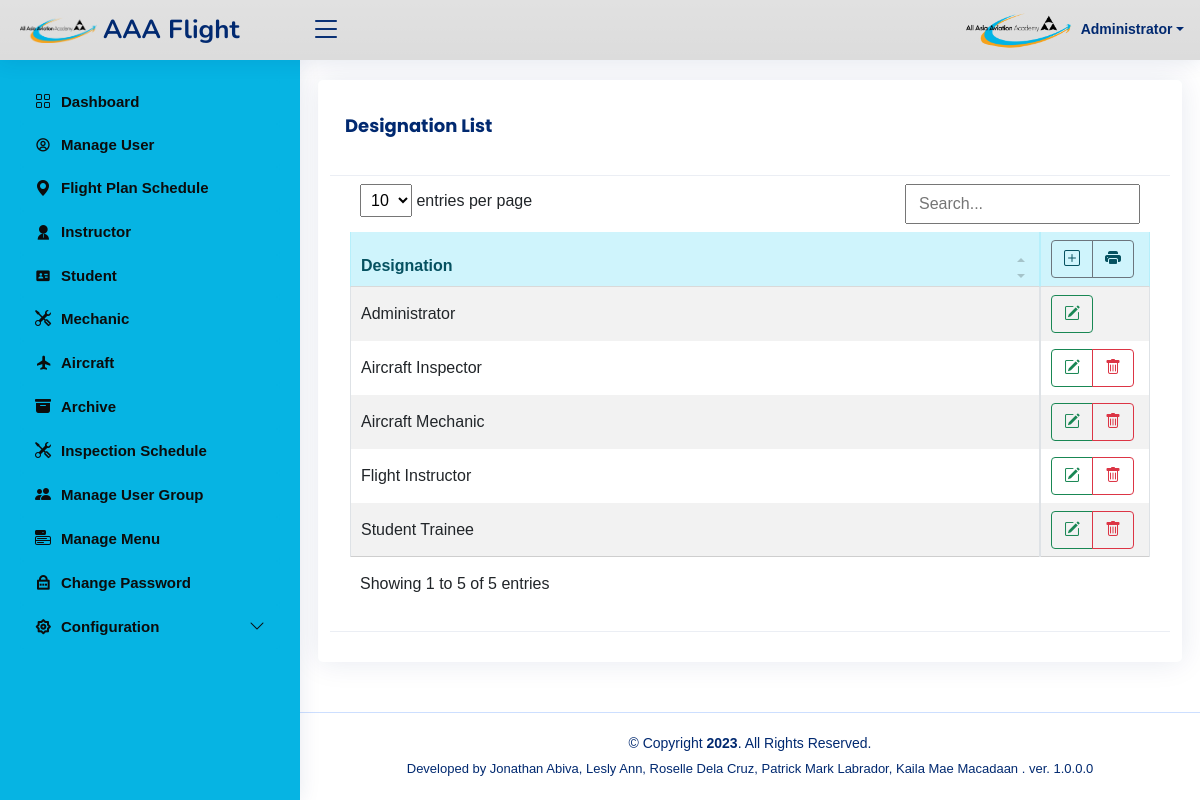
The app's page /aaaflight/designation/designation_list.php (signed in) with its own data.
### tables this page shows
CREATE TABLE IF NOT EXISTS `user_menu` (
  `id` int NOT NULL AUTO_INCREMENT,
  `parent_id` char(5) DEFAULT NULL,
  `name` varchar(75) DEFAULT NULL,
  `href` varchar(100) DEFAULT NULL,
  `icon` varchar(100) DEFAULT NULL,
  `breadcrumbs` varchar(200) DEFAULT NULL,
  `status` varchar(10) DEFAULT NULL,
  `type` char(10) DEFAULT NULL,
  `description` varchar(100) DEFAULT NULL,
  `order` smallint DEFAULT '9999',
  PRIMARY KEY (`id`),
  KEY `id` (`id`)
);

CREATE TABLE IF NOT EXISTS `designation` (
  `designation` varchar(50) NOT NULL DEFAULT '',
  PRIMARY KEY (`designation`) USING BTREE
);

### aaaflight/connections/pdoconnect.php (called while the page is built, shortened)
<?php
		$app_title="AAA Flight";
		class DatabaseConnect{
			private $dbh;
			private $stmt;
			public function __construct(){
				$this->host      = $_ENV['host'];
				$this->user      = $_ENV['user'];
				$this->pass      = $_ENV['pass'];
				$this->dbname    = $_ENV['dbname'];
				$this->port      = $_ENV['port'];
					$dsn = 'mysql:host='.$this->host.';dbname='.$this->dbname.';port='.$this->port.';charset=utf8';
					$options = array(
						PDO::ATTR_PERSISTENT    => true,
						PDO::ATTR_ERRMODE       => PDO::ERRMODE_EXCEPTION
					);
					try{
						$this->dbh = new PDO($dsn, $this->user, $this->pass, $options);
					}
					catch(PDOException $e){
						echo '<span style="color:red;">Cannot connect to your database server or the system is temporarily down.</span>';
					}
				}
			public function query($query){
					$this->stmt = $this->dbh->prepare($query);
				}
			public function execute(){
					return $this->stmt->execute();
				}
			public function bind($param, $value, $type = null){
				if (is_null($type)) {
					switch (true) {
						case is_int($value):
							$type = PDO::PARAM_INT;
							break;
						default:
							$type = PDO::PARAM_STR;
					}
				}
				$this->stmt->bindValue($param, $value, $type);
				}
			public function rowset(){
					$this->execute();
					return $this->stmt->fetchAll(PDO::FETCH_ASSOC);
				}
			public function rowsingle(){
					$this->execute();
					return $this->stmt->fetch(PDO::FETCH_ASSOC);
				}
			public function rowcount(){
					return $this->stmt->rowCount();
				}
			public function close(){
				 try{
					$this->dbh=null;
				}  catch(PDOException $e){
						echo 'Cannot close your database connection.';
					}
				}
		}
class php_util{
	public function found_group($group,$menu_id){
	$sql_string="select r.id from `user_restriction` as `r`  where r.`group`=? and r.menu_id=?";
		$temp_db=new DatabaseConnect();
		$temp_db->query($sql_string);
		$temp_db->bind(1,$group);
		$temp_db->bind(2,$menu_id);
  		$temp_rs=$temp_db->rowsingle();
  		$found=$temp_db->rowcount();
  		if ($found>0)
  			{return 1;}
  		else
  			{return 0;}
	}
	public function get_designation_restriction($designation){
		$sql_string="select * from user WHERE designation=?";
			$temp_db=new DatabaseConnect();
			$temp_db->query($sql_string);
			$temp_db->bind(1,$designation);
			  $temp_rs=$temp_db->rowsingle();
			  $found=$temp_db->rowcount();
			  if ($found>0)
				  {	return 0;}
			  else
				  {return 1;}
		}
}

### aaaflight/admin/grant_checker.php (called while the page is built, shortened)
<?php
$phu=new php_util();
?>

### aaaflight/designation/designation_list.php (the view, shortened to what this page needs)
<?php require_once('../connections/pdoconnect.php'); ?>
<?php
$db=new DatabaseConnect();
$query_rs = "select * FROM `designation` order by `designation`";
$db->query($query_rs);
$rs=$db->rowset();
?>
<!DOCTYPE html>
<html lang="en">
<head>
</head>
<?php require_once('../template/phplink.php'); ?>
<body >
<?php require_once('../template/header.php'); ?>
<div class="card">
<div class="card-header"><h5 class="card-title"><strong><?php echo htmlentities($_SESSION['title']); ?></strong></h5></div>
            <div class="card-body">
<table id="tablelist" class="table table-striped table-hover table-responsive table-bordered" >
    <thead>
        <tr class="alert-info">
            <th>Designation</th>
               <th data-sortable="false"  width="110px">
                <div class="btn-group" role="group" align="center">
                    <a href="designation_new.php" class="btn btn-outline-secondary" data-toogle="tooltip" data-placement="bottom" title="New"><span class="bi-plus-square"></span> </a>
                    <a type="button" class="btn btn-outline-secondary" data-bs-toggle="modal" data-bs-target="#modalDialogPrint"><span class="bi-printer-fill"  data-toogle="tooltip" data-placement="bottom" title="Create Printable Form"></span></a>
                </div>
            </th>
        </tr>
    </thead>
    <tbody>
<?php foreach ($rs as $rs_data){ ?>
    <tr >
    <td class="align-middle"><?php echo htmlentities($rs_data['designation']); ?></td>
    <td  class="align-middle" width="110px">
        <div class="btn-group" role="group" align="center">
            <a href="designation_update.php?recordID=<?php echo $rs_data['designation'];?>" class="btn btn-outline-success" data-toogle="tooltip" data-placement="bottom" title="Update"><span class="bi-pencil-square"></span></a>
            <?php if ($phu->get_designation_restriction($rs_data['designation'])==1) {?>
            <a href='designation_remove.php?recordID=<?php echo $rs_data["designation"];?>' class="btn btn-outline-danger" data-toogle="tooltip" data-placement="bottom" title="Remove"><span class="bi-trash"></span></a>
            <?php } ?>
        </div>
    </td>
    </tr>
<?php } ?>
</tbody>
</table>
</div>
    <div class="card-footer"></div>
</div>
<?php require_once('../template/footer.php'); ?>
</body>
</html>

### aaaflight/template/header.php (shortened to what this page needs)
<?php require_once('../connections/pdoconnect.php'); ?>
<?php
$db=new DatabaseConnect();
require_once('../admin/grant_checker.php'); ?>
<?php
    $query_rs = "SELECT *  FROM `user_menu` where `type`='m' and (id=parent_id) order by `order`,`parent_id`";
    $db->query($query_rs);
    $rs_menu=$db->rowset();
?>
      <header id="header" class="header fixed-top d-flex align-items-center">
         <div class="d-flex align-items-center justify-content-between"> <a href="#" class="logo d-flex align-items-center"> <img src="../images/logo.png" class="img-responsive" alt=""> <span class="d-none d-lg-block"><?php echo $app_title;?></span> </a>
         <i class="bi bi-list toggle-sidebar-btn"></i></div>
         <nav class="header-nav ms-auto">
            <ul class="d-flex align-items-center">
               <li class="nav-item dropdown pe-3">
                  <a class="nav-link nav-profile d-flex align-items-center pe-0" href="#" data-bs-toggle="dropdown">
                     <img src="
                     <?php $filename='../images/user/'.$_SESSION['MM_ID'].'.jpg';
                           if (file_exists($filename)) {
                              echo $filename;
                           } else {
                              echo $app_user_image_default;}?>" ;
                     alt="Profile" class="rounded-circle"> <span class="d-none d-md-block dropdown-toggle ps-2"><?php echo $_SESSION['MM_FullName'];?></span> </a>
               </li>
            </ul>
         </nav>
      </header>
      <aside id="sidebar" class="sidebar">
         <ul class="sidebar-nav" id="sidebar-nav">
        <?php
        foreach ($rs_menu as $row_rs_menu){
             $query_rssub = "SELECT * FROM `user_menu` WHERE `parent_id` = ? and `id`!=`parent_id` and `type`='m' order by `order`";
             $db->query($query_rssub);
             $db->bind(1,$row_rs_menu['id']);
             $totalRows_rssub=$db->rowcount();
             if ($totalRows_rssub==0) {
                 if (!(strcmp($phu-> found_group($_SESSION['MM_UserGroup'],$row_rs_menu['id']),1))){
                    echo '<li> <a class="nav-link '.$phu->get_active_menu($_SESSION['title'],htmlentities($row_rs_menu["name"])).'"  href="'.htmlentities($row_rs_menu["href"]).'"> <i class="'.htmlentities($row_rs_menu["icon"]).'"></i><span>'. htmlentities($row_rs_menu["name"]).'</span> </a>';}
                 }
             elseif ($totalRows_rssub>0){
                if (!(strcmp($phu-> found_group($_SESSION['MM_UserGroup'],$row_rs_menu['id']),1))) {
                    echo '<a class="nav-link collapsed" data-bs-target="#'.htmlentities($row_rs_menu["description"]).'" data-bs-toggle="collapse" href="#"> <i class="'.htmlentities($row_rs_menu["icon"]).'"></i><span>'.htmlentities($row_rs_menu["name"]).'</span><i class="bi bi-chevron-down ms-auto"></i> </a>';
                }
            }
            echo '</li>';
        }
        ?>
         </ul>
      </aside>
      <main id="main" class="main" >
         <section class="section dashboard">
            <div class="row">

### aaaflight/template/header.php (style rules this page uses)
body { background-image: url('../images/bgdashboard.jpg'); }

### records on screen
user_menu: name "Dashboard"
user_menu: name "Manage User"
user_menu: name "Flight Plan Schedule"
user_menu: name "Instructor"
user_menu: name "Student"
user_menu: name "Mechanic"
user_menu: name "Aircraft"
user_menu: name "Archive"
user_menu: name "Inspection Schedule"
user_menu: name "Manage User Group"
user_menu: name "Manage Menu"
user_menu: name "Change Password"
user_menu: name "Configuration"
designation: designation "Administrator"
designation: designation "Aircraft Inspector"
designation: designation "Aircraft Mechanic"
designation: designation "Flight Instructor"
designation: designation "Student Trainee"

### other values on screen
$app_title "AAA Flight"
$_SESSION['MM_FullName'] "Administrator"
$_SESSION['title'] "Designation List"
$app_footer "Developed by Jonathan Abiva, Lesly Ann, Roselle Dela Cruz, Patrick Mark Labrador, Kaila Mae Macadaan . ver. 1.0.0.0"
